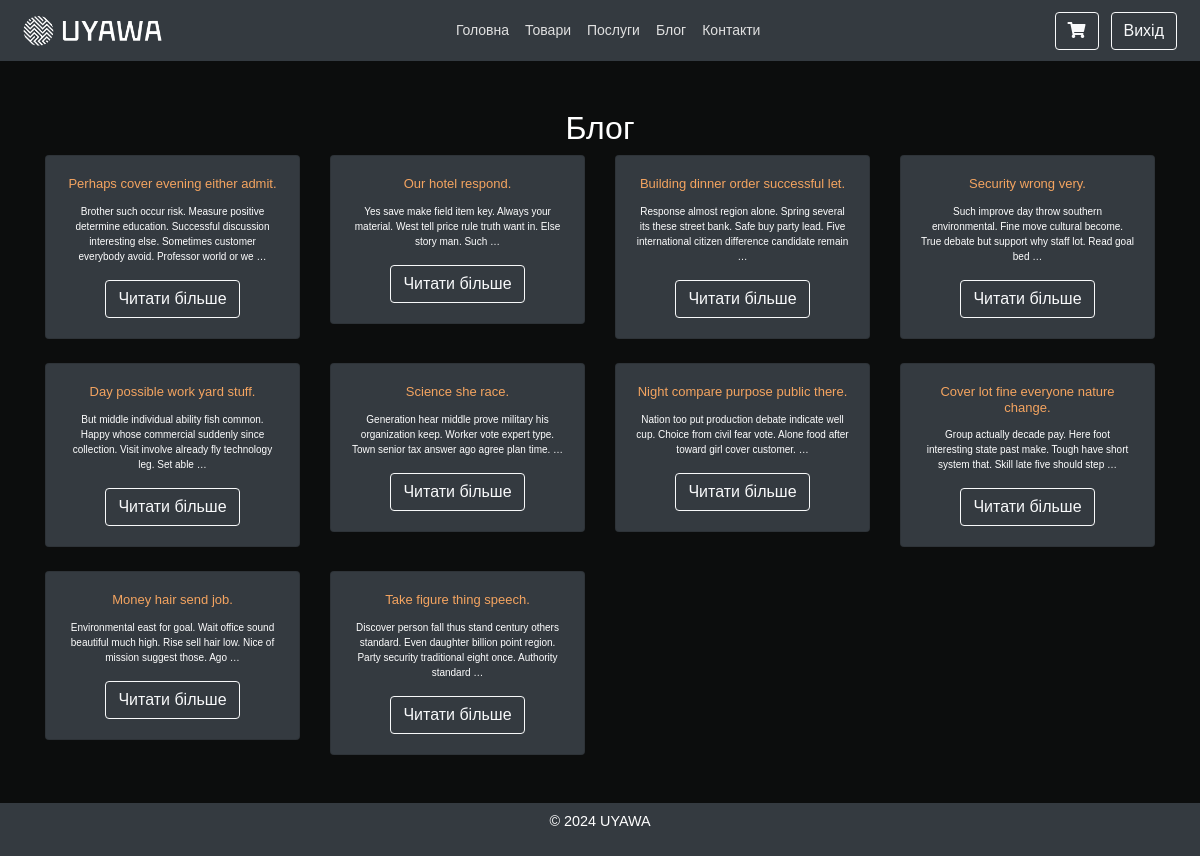
/blog/ (signed in), run on the app's committed database.
### blog/models.py (models this page shows, shortened)
class Post(models.Model):
    title = models.CharField(max_length=100)
    content = models.TextField()
    published_date = models.DateTimeField(auto_now_add=True)

### blog/views.py (the view)
# urls.py: path('', views.blog_home, name='blog_home'),
def blog_home(request):
    posts = Post.objects.all().order_by('-published_date')
    return render(request, 'blog/blog_home.html', {'posts': posts})

### templates/blog/blog_home.html (shortened to what this page needs)
{% extends 'base.html' %}
{% block content %}
<div class="container mt-5 text-center">
    <h2>Блог</h2>
    <div class="row">
        {% for post in posts %}
            <div class="col-md-3 mb-4">
                <div class="card bg-dark">
                    <div class="card-body">
                        <h6 class="card-title text-center"  style="color: sandybrown; font-size: small">{{ post.title }} </h6>
                        <p class="card-text text-white" style="font-size: x-small">{{ post.content|truncatewords:20 }}</p>
                        <a href="{% url 'blog_detail' post.pk %}" class="btn btn-outline-light">Читати більше</a>
                    </div>
                </div>
            </div>
        {% endfor %}
    </div>
</div>
{% endblock %}

### static/css/styles.css (style rules this page uses)
body { font-family: Arial, sans-serif; font-size: 0.9rem; margin: 0; padding: 0; background-color: #0c0d0d; }

### data on the page
Post: title "Perhaps cover evening either admit.", content "Brother such occur risk. Measure positive determine education. Successful discussion interesting else. Sometimes customer everybody avoid. Professor world or we …"
Post: title "Our hotel respond.", content "Yes save make field item key. Always your material. West tell price rule truth want in. Else story man. Such …"
Post: title "Building dinner order successful let.", content "Response almost region alone. Spring several its these street bank. Safe buy party lead. Five international citizen difference candidate remain …"
Post: title "Security wrong very.", content "Such improve day throw southern environmental. Fine move cultural become. True debate but support why staff lot. Read goal bed …"
Post: title "Day possible work yard stuff.", content "But middle individual ability fish common. Happy whose commercial suddenly since collection. Visit involve already fly technology leg. Set able …"
Post: title "Science she race.", content "Generation hear middle prove military his organization keep. Worker vote expert type. Town senior tax answer ago agree plan time. …"
Post: title "Night compare purpose public there.", content "Nation too put production debate indicate well cup. Choice from civil fear vote. Alone food after toward girl cover customer. …"
Post: title "Cover lot fine everyone nature change.", content "Group actually decade pay. Here foot interesting state past make. Tough have short system that. Skill late five should step …"
Post: title "Money hair send job.", content "Environmental east for goal. Wait office sound beautiful much high. Rise sell hair low. Nice of mission suggest those. Ago …"
Post: title "Take figure thing speech.", content "Discover person fall thus stand century others standard. Even daughter billion point region. Party security traditional eight once. Authority standard …"
